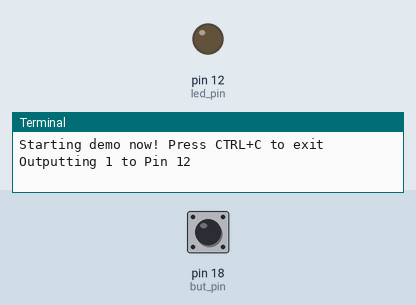
This program was run on a simulated Raspberry Pi (header pin numbers). On the bench: output pins drawn as LEDs (lit = HIGH), the last lines printed to the terminal. The inputs (shaded band) are chosen by the test bench; at power-on: pin 18 (but_pin) HIGH.

Above: at 1.2 s.
1.3 s: pin 18 (but_pin) pulled LOW for 1.2 s
At 2.8 s:
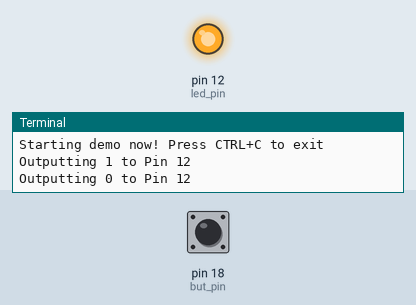
4.5 s: pin 18 (but_pin) pulled LOW for 3.2 s
At 8.7 s:
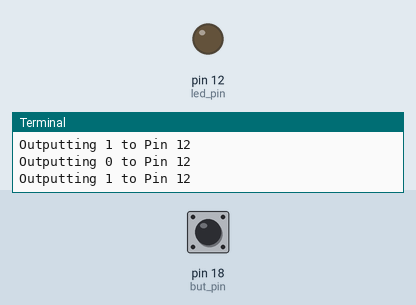
Timing chart, 0 to 10.2 s (numbered marks = the images above; inputs shaded):
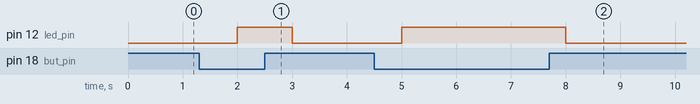

Measured:
- after the input at 1.3 s, pin 12 (led_pin): LOW → HIGH after 0.70 s, → LOW 1.0 s later
- after the input at 4.5 s, pin 12 (led_pin): LOW → HIGH after 0.50 s, → LOW 3.0 s later

The program:

button_led.py
```python
import RPi.GPIO as GPIO
import time

# Pin Definitons:
led_pin = 12  # BOARD pin 12
but_pin = 18  # BOARD pin 18

def main():
    prev_value = None

    # Pin Setup:
    GPIO.setmode(GPIO.BOARD)  # BOARD pin-numbering scheme
    GPIO.setup(led_pin, GPIO.OUT)  # LED pin set as output
    GPIO.setup(but_pin, GPIO.IN)  # Button pin set as input

    # Initial state for LEDs:
    GPIO.output(led_pin, GPIO.LOW)
    print("Starting demo now! Press CTRL+C to exit")
    try:
        while True:
            curr_value = GPIO.input(but_pin)
            if curr_value != prev_value:
                GPIO.output(led_pin, not curr_value)
                prev_value = curr_value
                print("Outputting {} to Pin {}".format(curr_value, led_pin))
            time.sleep(1)
    finally:
        GPIO.cleanup()  # cleanup all GPIO

if __name__ == '__main__':
    main()
```
